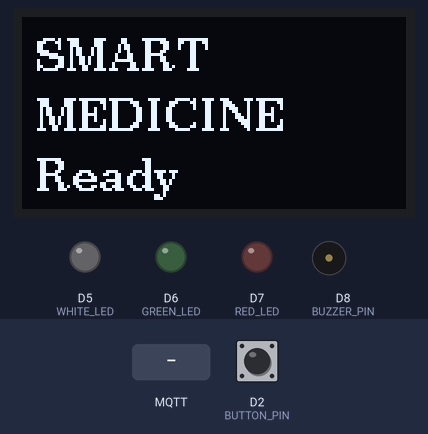
This sketch was run on a simulated Arduino Nano 33 IoT. Parts: 128×64 one-colour display, output pins drawn as LEDs (lit = HIGH), buzzer (waves = sounding). The test bench sets the inputs (shaded band); at power-on: D2 (BUTTON_PIN) HIGH. WiFi joins after 1.5 s; servers stay silent unless stated; the local clock reads 2024-03-15 10:24:30 at power-on unless the sketch sets it; no MQTT or app messages arrive unless stated; what the sketch prints to the serial monitor is not drawn.

Above: at 5.8 s.
5.9 s: MQTT message "START" arrives on the first subscribed topic
At 8.8 s:
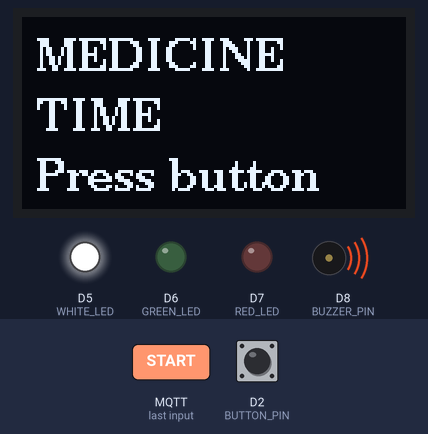
8.9 s: D2 (BUTTON_PIN) pulled LOW for 0.15 s
At 9.8 s:
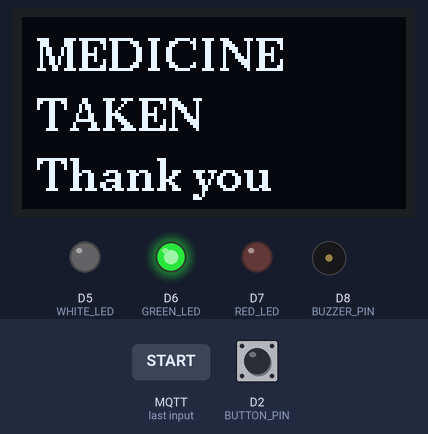
10.5 s: MQTT message "STOP" arrives on the first subscribed topic
At 11.5 s:
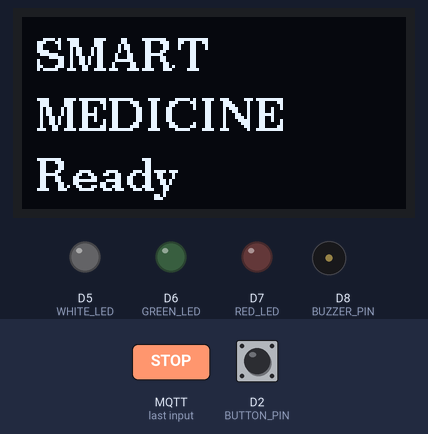
Timing chart, 0 to 13.5 s (numbered marks = the images above; inputs shaded):
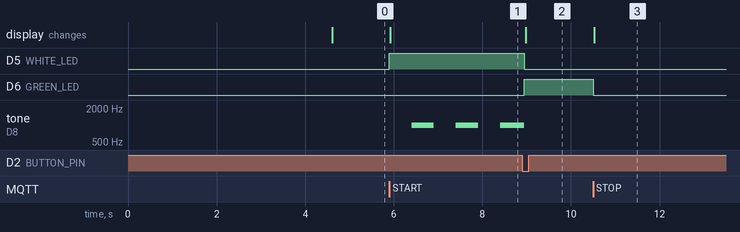

Measured:
- after the input at 5.9 s, D5 (WHITE_LED): LOW → HIGH at once; tone on D8 (BUZZER_PIN): alternates 1000 Hz for 0.50 s and silent for 0.50 s, starting after 0.50 s; the display: changes at once (image 1)
- after the input at 8.9 s, D5 (WHITE_LED): HIGH → LOW after 0.05 s; D6 (GREEN_LED): LOW → HIGH after 0.05 s; the display: changes after 0.08 s (image 2)
- after the input at 10.5 s, D6 (GREEN_LED): HIGH → LOW at once; the display: changes at once (image 3)

The sketch:

arduino_patient_device.ino
```cpp
#include <Wire.h>
#include <SPI.h>
#include <WiFiNINA.h>
#include <PubSubClient.h>
#include <U8g2lib.h>
#include <RTClib.h>

#define BUTTON_PIN 2
#define WHITE_LED 5
#define GREEN_LED 6
#define RED_LED 7
#define BUZZER_PIN 8

char ssid[] = "YOUR_WIFI_NAME";
char pass[] = "YOUR_WIFI_PASSWORD";

const char mqttServer[] = "192.168.4.110";
const int mqttPort = 1883;

const char commandTopic[] = "medicine/command";
const char eventTopic[] = "medicine/event";

WiFiClient wifiClient;
PubSubClient mqttClient(wifiClient);
RTC_DS3231 rtc;

U8G2_SH1106_128X64_NONAME_F_4W_HW_SPI display(U8G2_R0, 4, 10, 9);

bool rtcFound = false;
bool reminderActive = false;
bool buzzerState = false;

unsigned long reminderStartMillis = 0;
unsigned long lastBeepMillis = 0;

const unsigned long alarmDuration = 20000;
const unsigned long beepInterval = 500;

void setup() {
  Serial.begin(9600);

  pinMode(BUTTON_PIN, INPUT_PULLUP);
  pinMode(WHITE_LED, OUTPUT);
  pinMode(GREEN_LED, OUTPUT);
  pinMode(RED_LED, OUTPUT);
  pinMode(BUZZER_PIN, OUTPUT);

  allOutputsOff();
  display.begin();

  if (rtc.begin()) {
    rtcFound = true;
  }

  connectWiFi();
  connectMQTT();
  showIdleScreen();
  publishEvent("ARDUINO_READY");
}

void loop() {
  if (WiFi.status() != WL_CONNECTED) {
    connectWiFi();
  }

  if (!mqttClient.connected()) {
    connectMQTT();
  }

  mqttClient.loop();

  if (reminderActive) {
    pulseBuzzer();
    checkButton();

    if (millis() - reminderStartMillis >= alarmDuration) {
      markMissed();
    }
  }
}

void connectWiFi() {
  while (WiFi.status() != WL_CONNECTED) {
    Serial.print("Connecting to WiFi: ");
    Serial.println(ssid);
    WiFi.begin(ssid, pass);
    delay(3000);
  }
  Serial.println("WiFi connected");
}

void connectMQTT() {
  mqttClient.setServer(mqttServer, mqttPort);
  mqttClient.setCallback(handleMqttMessage);

  while (!mqttClient.connected()) {
    Serial.println("Connecting to MQTT broker...");
    if (mqttClient.connect("ArduinoNano33IoTMedicationDevice")) {
      Serial.println("MQTT connected");
      mqttClient.subscribe(commandTopic);
      publishEvent("MQTT_CONNECTED");
    } else {
      Serial.print("MQTT failed, state: ");
      Serial.println(mqttClient.state());
      delay(3000);
    }
  }
}

void handleMqttMessage(char* topic, byte* payload, unsigned int length) {
  String message = "";

  for (unsigned int i = 0; i < length; i++) {
    message += (char)payload[i];
  }

  if (message == "START") {
    startReminder();
  }
  else if (message == "STOP") {
    stopAlarm();
  }
}

void startReminder() {
  reminderActive = true;
  reminderStartMillis = millis();
  lastBeepMillis = millis();

  digitalWrite(WHITE_LED, HIGH);
  digitalWrite(GREEN_LED, LOW);
  digitalWrite(RED_LED, LOW);

  showMessage("MEDICINE", "TIME", "Press button");
  publishEvent("REMINDER_STARTED");
}

void stopAlarm() {
  reminderActive = false;
  noTone(BUZZER_PIN);
  allOutputsOff();
  showIdleScreen();
  publishEvent("STOPPED");
}

void checkButton() {
  if (digitalRead(BUTTON_PIN) == LOW) {
    delay(50);
    if (digitalRead(BUTTON_PIN) == LOW) {
      markTaken();
      while (digitalRead(BUTTON_PIN) == LOW) {
        delay(10);
      }
    }
  }
}

void pulseBuzzer() {
  if (millis() - lastBeepMillis >= beepInterval) {
    buzzerState = !buzzerState;
    if (buzzerState) {
      tone(BUZZER_PIN, 1000);
    } else {
      noTone(BUZZER_PIN);
    }
    lastBeepMillis = millis();
  }
}

void markTaken() {
  reminderActive = false;
  noTone(BUZZER_PIN);
  digitalWrite(WHITE_LED, LOW);
  digitalWrite(GREEN_LED, HIGH);
  digitalWrite(RED_LED, LOW);
  showMessage("MEDICINE", "TAKEN", "Thank you");
  publishEvent("TAKEN");
}

void markMissed() {
  reminderActive = false;
  noTone(BUZZER_PIN);
  digitalWrite(WHITE_LED, LOW);
  digitalWrite(GREEN_LED, LOW);
  digitalWrite(RED_LED, HIGH);
  showMessage("MISSED", "DOSE", "Not taken");
  publishEvent("MISSED");
}

void allOutputsOff() {
  digitalWrite(WHITE_LED, LOW);
  digitalWrite(GREEN_LED, LOW);
  digitalWrite(RED_LED, LOW);
  noTone(BUZZER_PIN);
}

void showIdleScreen() {
  showMessage("SMART", "MEDICINE", "Ready");
}

void showMessage(String line1, String line2, String line3) {
  display.clearBuffer();
  display.setFont(u8g2_font_ncenB10_tr);
  display.drawStr(5, 18, line1.c_str());
  display.drawStr(5, 38, line2.c_str());
  display.drawStr(5, 58, line3.c_str());
  display.sendBuffer();
}

String getTimeText() {
  if (!rtcFound) {
    return "NO_RTC_TIME";
  }

  DateTime now = rtc.now();
  char buffer[25];
  sprintf(buffer, "%04d-%02d-%02d %02d:%02d:%02d", now.year(), now.month(), now.day(), now.hour(), now.minute(), now.second());
  return String(buffer);
}

void publishEvent(String eventName) {
  String message = eventName + "," + getTimeText();
  mqttClient.publish(eventTopic, message.c_str());
}
```
